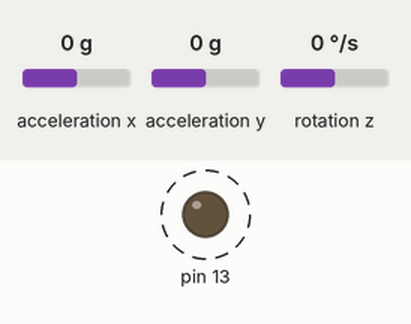
A sketch run on a simulated Arduino Uno, built with avr-gcc and run on an emulated ATmega328P. Shown: output pins drawn as LEDs (lit = HIGH). Dashed ring = blinking. The test bench sets the inputs (shaded band); at power-on: acceleration x 0 g, acceleration y 0 g, rotation z 0 °/s. What the sketch prints to the serial monitor is not drawn.

Above: at 0.4 s.
Timing chart, 0 to 4.6 s (numbered marks = the images above):
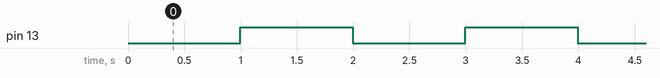

Measured:
- by itself, pin 13: alternates HIGH for 1.0 s and LOW for 1.0 s

The sketch:

EX1_complete.ino
```cpp
//https://www.instructables.com/Arduino-Self-Balancing-Robot-1/


#include "Wire.h"
#include "I2Cdev.h"
#include "MPU6050.h"
#include "math.h"
//#include <NewPing.h>
//
//#include <Servo.h>
//Servo servox;

//#define leftMotorPWMPin   6
//#define leftMotorDirPin   7
//#define rightMotorPWMPin  5
//#define rightMotorDirPin  4
//
//#define TRIGGER_PIN 9
//#define ECHO_PIN 8
//#define MAX_DISTANCE 75

#define Kp  40
#define Kd  0.05
#define Ki  40
#define sampleTime  0.005
#define targetAngle -2.5

MPU6050 mpu;
//NewPing sonar(TRIGGER_PIN, ECHO_PIN, MAX_DISTANCE);

int16_t accY, accZ, gyroX;
volatile int motorPower, gyroRate;
volatile float accAngle, gyroAngle, currentAngle, prevAngle=0, error, prevError=0, errorSum=0;
volatile byte count=0;
int distanceCm;

//void setMotors(int leftMotorSpeed, int rightMotorSpeed) {
//  if(leftMotorSpeed >= 0) {
//    analogWrite(leftMotorPWMPin, leftMotorSpeed);
//    digitalWrite(leftMotorDirPin, LOW);
//  }
//  else {
//    analogWrite(leftMotorPWMPin, 255 + leftMotorSpeed);
//    digitalWrite(leftMotorDirPin, HIGH);
//  }
//  if(rightMotorSpeed >= 0) {
//    analogWrite(rightMotorPWMPin, rightMotorSpeed);
//    digitalWrite(rightMotorDirPin, LOW);
//  }
//  else {
//    analogWrite(rightMotorPWMPin, 255 + rightMotorSpeed);
//    digitalWrite(rightMotorDirPin, HIGH);
//  }
//}


void init_PID() {
  // initialize Timer1
  cli();          // disable global interrupts
  TCCR1A = 0;     // set entire TCCR1A register to 0
  TCCR1B = 0;     // same for TCCR1B
  // set compare match register to set sample time 5ms
  OCR1A = 9999;
  // turn on CTC mode
  TCCR1B |= (1 << WGM12);
  // Set CS11 bit for prescaling by 8
  TCCR1B |= (1 << CS11);
  // enable timer compare interrupt
  TIMSK1 |= (1 << OCIE1A);
  sei();          // enable global interrupts
}

void setup() {
   Serial.begin(9600);
  // set the motor control and PWM pins to output mode
//  pinMode(leftMotorPWMPin, OUTPUT);
//  pinMode(leftMotorDirPin, OUTPUT);
//  pinMode(rightMotorPWMPin, OUTPUT);
//  pinMode(rightMotorDirPin, OUTPUT);
  // set the status LED to output mode
  pinMode(13, OUTPUT);
  // initialize the MPU6050 and set offset values
  mpu.initialize();
  mpu.setYAccelOffset(1593);
  mpu.setZAccelOffset(963);
  mpu.setXGyroOffset(40);
  // initialize PID sampling loop
  init_PID();
   Serial.println("HAIIIOOO");
}

void loop() {
  // read acceleration and gyroscope values
  accY = mpu.getAccelerationY();
  accZ = mpu.getAccelerationX();
  gyroX = mpu.getRotationZ();
  // set motor power after constraining it
//  motorPower = constrain(motorPower, -255, 255);

  motorPower = constrain(motorPower, 0, 180);
  Serial.println(currentAngle);

//  setMotors(motorPower, motorPower);
  // measure distance every 100 milliseconds
//  if((count%20) == 0){
//    distanceCm = sonar.ping_cm();
//  }
//  if((distanceCm < 20) && (distanceCm != 0)) {
//    setMotors(-motorPower, motorPower);
//  }
}
// The ISR will be called every 5 milliseconds
ISR(TIMER1_COMPA_vect)
{
  // calculate the angle of inclination
  accAngle = atan2(accY, accZ)*RAD_TO_DEG;
  gyroRate = map(gyroX, -32768, 32767, -250, 250);
  gyroAngle = (float)gyroRate*sampleTime;
  currentAngle = 0.9934*(prevAngle + gyroAngle) + 0.0066*(accAngle);

  error = currentAngle - targetAngle;
  errorSum = errorSum + error;
  errorSum = constrain(errorSum, -300, 300);
  //calculate output from P, I and D values
  motorPower = Kp*(error) + Ki*(errorSum)*sampleTime - Kd*(currentAngle-prevAngle)/sampleTime;
  prevAngle = currentAngle;
  // toggle the led on pin13 every second
  count++;
  if(count == 200)  {
    count = 0;
    digitalWrite(13, !digitalRead(13));
  }
}
```
